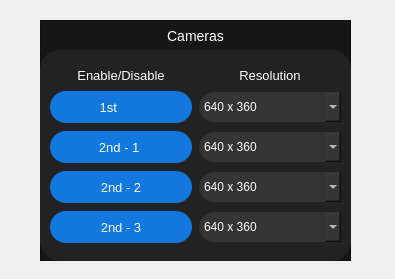
<?xml version="1.0" encoding="UTF-8"?>
<ui version="4.0">
 <class>Form</class>
 <widget class="QWidget" name="Form">
  <property name="geometry">
   <rect>
    <x>0</x>
    <y>0</y>
    <width>395</width>
    <height>279</height>
   </rect>
  </property>
  <property name="windowTitle">
   <string>Form</string>
  </property>
  <property name="styleSheet">
   <string notr="true"/>
  </property>
  <widget class="QWidget" name="cpanel_camera_widget" native="true">
   <property name="geometry">
    <rect>
     <x>40</x>
     <y>20</y>
     <width>311</width>
     <height>241</height>
    </rect>
   </property>
   <widget class="QFrame" name="cpanel_cameras">
    <property name="geometry">
     <rect>
      <x>0</x>
      <y>0</y>
      <width>311</width>
      <height>241</height>
     </rect>
    </property>
    <property name="styleSheet">
     <string notr="true">QFrame#cpanel_cameras{
background-color:	rgba(22,22,22,255);
}</string>
    </property>
    <property name="frameShape">
     <enum>QFrame::StyledPanel</enum>
    </property>
    <property name="frameShadow">
     <enum>QFrame::Raised</enum>
    </property>
    <widget class="QLabel" name="cpanel_label_cameras">
     <property name="geometry">
      <rect>
       <x>80</x>
       <y>0</y>
       <width>151</width>
       <height>31</height>
      </rect>
     </property>
     <property name="styleSheet">
      <string notr="true">color:White;
font-size: 14px;</string>
     </property>
     <property name="text">
      <string>Cameras</string>
     </property>
     <property name="alignment">
      <set>Qt::AlignCenter</set>
     </property>
    </widget>
    <widget class="QFrame" name="cpanel_frame_cameras">
     <property name="geometry">
      <rect>
       <x>0</x>
       <y>30</y>
       <width>311</width>
       <height>211</height>
      </rect>
     </property>
     <property name="styleSheet">
      <string notr="true">QFrame#cpanel_frame_cameras {
background-color: rgba(34,34,34,255);
border-radius: 20px;
}
QPushButton {
background-color: rgba(17, 120, 223, 255);
border-radius: 16px;
color: rgb(255, 255, 255);
font-size: 13px;
width: 100px;
height: 32px;
}
QPushButton:hover{
background-color: rgba(17, 120, 223, 200);
}
QPushButton:pressed{
background-color: rgba(17, 120, 223, 128)
}
QLabel{
color: White;
font-size: 13px;
}
QComboBox {
border-radius: 15px;
color: White;
background-color: rgba(53,53,53,255);
height:30;
}
QComboBox:hover{
background-color: rgba(53,53,53,200);
}
QComboBox:pressed{
background-color: rgba(53,53,53,128);
}
QComboBox:on {
background-color: rgba(53,53,53,255);
border-bottom-left-radius: 0px;
border-bottom-right-radius: 0px;
}
QComboBox QAbstractItemView {
background: rgba(53,53,53,255);
color: White;
border: none;
selection-background-color: rgba(17, 120, 223, 255);
outline: 0px;
}
QComboBox::drop-down {
border-color: transparent;
background-color: transparent;
image: url(images/white_down_arrow.png);
width: 14px;
height: 14px;
padding-right: 9px;
padding-top: 9px;
}
</string>
     </property>
     <property name="frameShape">
      <enum>QFrame::StyledPanel</enum>
     </property>
     <property name="frameShadow">
      <enum>QFrame::Raised</enum>
     </property>
     <widget class="QWidget" name="gridLayoutWidget">
      <property name="geometry">
       <rect>
        <x>10</x>
        <y>17</y>
        <width>291</width>
        <height>181</height>
       </rect>
      </property>
      <layout class="QGridLayout" name="gridLayout">
       <property name="spacing">
        <number>7</number>
       </property>
       <item row="2" column="0">
        <widget class="QPushButton" name="cpanel_btn_camera2_1">
         <property name="text">
          <string>2nd - 1 </string>
         </property>
         <property name="icon">
          <iconset>
           <normaloff>../../pyqt/images/white_camera.png</normaloff>../../pyqt/images/white_camera.png</iconset>
         </property>
        </widget>
       </item>
       <item row="0" column="0">
        <widget class="QLabel" name="cpanel_abel_en_dis">
         <property name="sizePolicy">
          <sizepolicy hsizetype="Ignored" vsizetype="Fixed">
           <horstretch>0</horstretch>
           <verstretch>0</verstretch>
          </sizepolicy>
         </property>
         <property name="styleSheet">
          <string notr="true"/>
         </property>
         <property name="text">
          <string>Enable/Disable</string>
         </property>
         <property name="alignment">
          <set>Qt::AlignCenter</set>
         </property>
        </widget>
       </item>
       <item row="4" column="1">
        <widget class="QComboBox" name="cpanel_cbox_resol_4">
         <property name="styleSheet">
          <string notr="true"/>
         </property>
         <item>
          <property name="text">
           <string>640 x 360</string>
          </property>
         </item>
         <item>
          <property name="text">
           <string>640 x 480</string>
          </property>
         </item>
         <item>
          <property name="text">
           <string>1280 x 720</string>
          </property>
         </item>
         <item>
          <property name="text">
           <string>1920 x 1080</string>
          </property>
         </item>
        </widget>
       </item>
       <item row="2" column="1">
        <widget class="QComboBox" name="cpanel_cbox_resol_2">
         <property name="styleSheet">
          <string notr="true"/>
         </property>
         <item>
          <property name="text">
           <string>640 x 360</string>
          </property>
         </item>
         <item>
          <property name="text">
           <string>640 x 480</string>
          </property>
         </item>
         <item>
          <property name="text">
           <string>1280 x 720</string>
          </property>
         </item>
         <item>
          <property name="text">
           <string>1920 x 1080</string>
          </property>
         </item>
        </widget>
       </item>
       <item row="3" column="0">
        <widget class="QPushButton" name="cpanel_btn_camera2_2">
         <property name="text">
          <string>2nd - 2</string>
         </property>
         <property name="icon">
          <iconset>
           <normaloff>../../pyqt/images/white_camera.png</normaloff>../../pyqt/images/white_camera.png</iconset>
         </property>
        </widget>
       </item>
       <item row="4" column="0">
        <widget class="QPushButton" name="cpanel_btn_camera2_3">
         <property name="text">
          <string>2nd - 3</string>
         </property>
         <property name="icon">
          <iconset>
           <normaloff>../../pyqt/images/white_camera.png</normaloff>../../pyqt/images/white_camera.png</iconset>
         </property>
        </widget>
       </item>
       <item row="0" column="1">
        <widget class="QLabel" name="cpanel_label_resol">
         <property name="sizePolicy">
          <sizepolicy hsizetype="Ignored" vsizetype="Fixed">
           <horstretch>0</horstretch>
           <verstretch>0</verstretch>
          </sizepolicy>
         </property>
         <property name="styleSheet">
          <string notr="true"/>
         </property>
         <property name="text">
          <string>Resolution</string>
         </property>
         <property name="alignment">
          <set>Qt::AlignCenter</set>
         </property>
        </widget>
       </item>
       <item row="1" column="0">
        <widget class="QPushButton" name="cpanel_btn_camera1">
         <property name="styleSheet">
          <string notr="true"/>
         </property>
         <property name="text">
          <string>1st       </string>
         </property>
         <property name="icon">
          <iconset>
           <normaloff>../../pyqt/images/white_camera.png</normaloff>../../pyqt/images/white_camera.png</iconset>
         </property>
         <property name="iconSize">
          <size>
           <width>20</width>
           <height>20</height>
          </size>
         </property>
        </widget>
       </item>
       <item row="3" column="1">
        <widget class="QComboBox" name="cpanel_cbox_resol_3">
         <property name="styleSheet">
          <string notr="true"/>
         </property>
         <item>
          <property name="text">
           <string>640 x 360</string>
          </property>
         </item>
         <item>
          <property name="text">
           <string>640 x 480</string>
          </property>
         </item>
         <item>
          <property name="text">
           <string>1280 x 720</string>
          </property>
         </item>
         <item>
          <property name="text">
           <string>1920 x 1080</string>
          </property>
         </item>
        </widget>
       </item>
       <item row="1" column="1">
        <widget class="QComboBox" name="cpanel_cbox_resol_1">
         <property name="styleSheet">
          <string notr="true"/>
         </property>
         <item>
          <property name="text">
           <string>640 x 360</string>
          </property>
         </item>
         <item>
          <property name="text">
           <string>640 x 480</string>
          </property>
         </item>
         <item>
          <property name="text">
           <string>1280 x 720</string>
          </property>
         </item>
         <item>
          <property name="text">
           <string>1920 x 1080</string>
          </property>
         </item>
        </widget>
       </item>
      </layout>
     </widget>
    </widget>
   </widget>
  </widget>
 </widget>
 <resources/>
 <connections/>
</ui>
